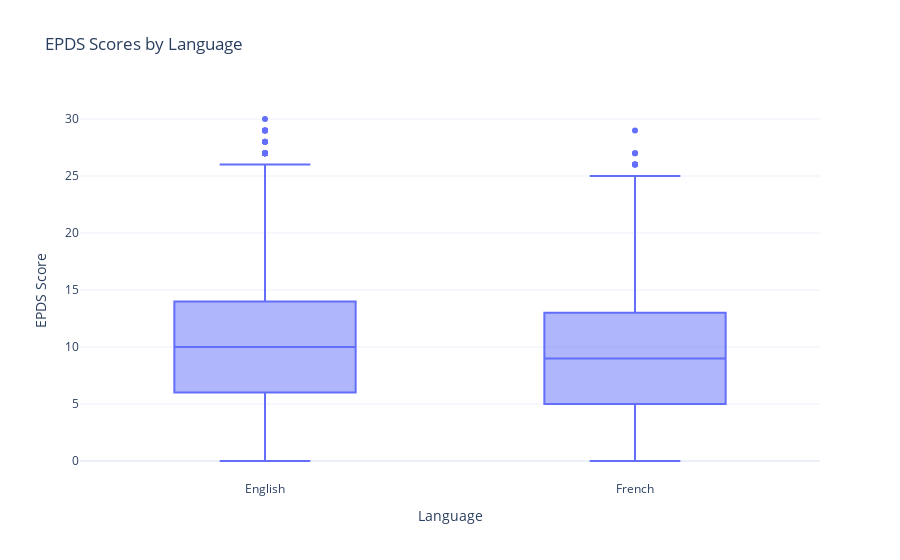

Notebook source saved alongside this figure:
### Markdown cell above
### <span style="color: violet;"> Data Visualization (Boxplots):</span>

### Code cell
#Create a boxplot of the EPDS scores by Language
fig = px.box(
    df,
    x='Language',
    y='Edinburgh_Postnatal_Depression_Scale',
    title='EPDS Scores by Language'
)
fig.update_layout(
    xaxis_title='Language',
    yaxis_title='EPDS Score'
)
fig.show()

### Figure 1 — Plotly figure (JSON) as saved in the notebook; plotly's stock layout.template omitted (floating-point values rounded to 4 significant figures; data arrays with more than 128 entries replaced by an {"elided": "..."} marker saying what was removed)
{"data": [{"alignmentgroup": "True", "hovertemplate": "Language=%{x}<br>Edinburgh_Postnatal_Depression_Scale=%{y}<extra></extra>", "legendgroup": "", "marker": {"color": "#636efa"}, "name": "", "notched": false, "offsetgroup": "", "orientation": "v", "showlegend": false, "type": "box", "x": {"elided": "10772 str values"}, "x0": " ", "xaxis": "x", "y": {"elided": "10772 float values"}, "y0": " ", "yaxis": "y"}], "layout": {"boxmode": "group", "legend": {"tracegroupgap": 0}, "title": {"text": "EPDS Scores by Language"}, "xaxis": {"anchor": "y", "domain": [0, 1], "title": {"text": "Language"}}, "yaxis": {"anchor": "x", "domain": [0, 1], "title": {"text": "EPDS Score"}}}}
